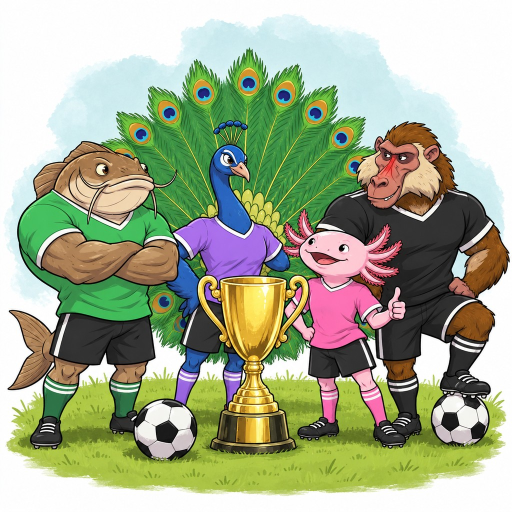
#> input picture site/copa_art.jpg, 1024 x 1024 px (shown at 1/2 size)
$ python og_copa.py
#> lines starting #> are read from the running program, lines starting #| are printed output that depends on the picture; after the words box and inside, x2 and y2 are one past the last pixel; in counts of white or black regions, pixels touching at a corner belong together
"""The SuperCopa countdown, one image per day left: og/copa-<days>.jpg (1200x630: /copa's link preview and the bot's noon
post in the group) and og/story-<days>.jpg (1080x1920 Instagram story).

    python og_copa.py      # deploy.ps1 runs it; needs Pillow on this PC, not on the server

Near-black, Bahnschrift condensed, white + BioFut pink, the 4-colour stripe at the bottom, the four team captains in their shirt colours (copa_art.jpg).
Up to 05/11 the sign-up deadline, after it the four teams in their shirt colours.
ponytail: pre-rendered per day because the server has no Pillow; a day after the last image /copa falls back to og.png.
"""
import functools
import math
from datetime import datetime, timedelta, timezone
from pathlib import Path

from PIL import Image, ImageDraw, ImageFilter, ImageFont

COPA = datetime(2026, 11, 21, 8, 30, tzinfo=timezone(timedelta(hours=-3)))  # same as COPA_DAY in index.html and server.py
CLOSE_N = 16  # days left on 05/11, the form's last day (server.py COPA_CLOSE)
HERE = Path(__file__).parent
OUT = HERE / "og"
S = 2  # drawn at 2x, then scaled down: smooth edges
BG, PANEL, LINE = (12, 13, 12), (20, 22, 20), (44, 47, 44)
INK, MUT, PINK, YEL = (242, 242, 238), (163, 166, 159), (255, 74, 110), (242, 194, 48)
STRIPE = [(255, 74, 110), (240, 96, 96), (242, 194, 48), (72, 0, 120)]  # og.png's
TEAMS = [("Pavões", (176, 120, 255)), ("Bagres", (80, 200, 120)), ("Babuínos", INK), ("Axolotes", (255, 130, 190))]  # shirt colours (preta -> white on black)


# [5 lines left out: function font, not called in this run]


def days_left(now=None):
    return max(0, math.ceil(((COPA - (now or datetime.now(timezone.utc))).total_seconds()) / 86400))


# [24 lines left out: functions spaced, row, teams, not called in this run]


def canvas(w, h, glow_box):
    img = Image.new("RGB", (w * S, h * S), BG)
    glow = Image.new("L", img.size)
    ImageDraw.Draw(glow).ellipse([v * S for v in glow_box], fill=255)
    img = Image.composite(Image.new("RGB", img.size, (70, 14, 32)), img, glow.filter(ImageFilter.GaussianBlur(110 * S)))
    d = ImageDraw.Draw(img)
    for i, c in enumerate(STRIPE):
        d.rectangle([i * w // 4 * S, (h - 14) * S, (i + 1) * w // 4 * S, h * S], fill=c)
    return img, d


def art(img, d, x, y, size):
    a = Image.open(HERE / "copa_art.jpg").convert("RGB").resize((size * S, size * S), Image.LANCZOS)
    mask = Image.new("L", a.size)
    ImageDraw.Draw(mask).rounded_rectangle([0, 0, a.width - 1, a.height - 1], 26 * S, fill=255)
    img.paste(a, (x * S, y * S), mask)
    d.rounded_rectangle([x * S, y * S, (x + size) * S, (y + size) * S], 26 * S, outline=LINE, width=2 * S)


def logo(img, d, x, y, h, anchor="l"):
    lg = Image.open(HERE / "logo.png").convert("RGBA")
    lg = lg.resize((round(lg.width * h * S / lg.height), h * S), Image.LANCZOS)
    f = font(round(h * 0.6))
    w = lg.width + 12 * S + d.textlength("BIOFUT", font=f)
    x0 = x * S - (w / 2 if anchor == "m" else 0)
    img.paste(lg, (round(x0), y * S), lg)
    tx, ty = x0 + lg.width + 12 * S, y * S + h * S * 0.76
    d.text((tx, ty), "BIO", font=f, fill=INK, anchor="ls")
    d.text((tx + d.textlength("BIO", font=f), ty), "FUT", font=f, fill=PINK, anchor="ls")


def render(n):
    """1200x630: the art on the left, the countdown on the right."""
    img, d = canvas(1200, 630, [640, -40, 1190, 660])
#> in canvas, `glow = Image.new("L", img.size)`: glow: PIL image 2400x1260 L; every value is 0
#> in canvas, `ImageDraw.Draw(glow).ellipse([v * S for v in glow_box], fill=255)`:
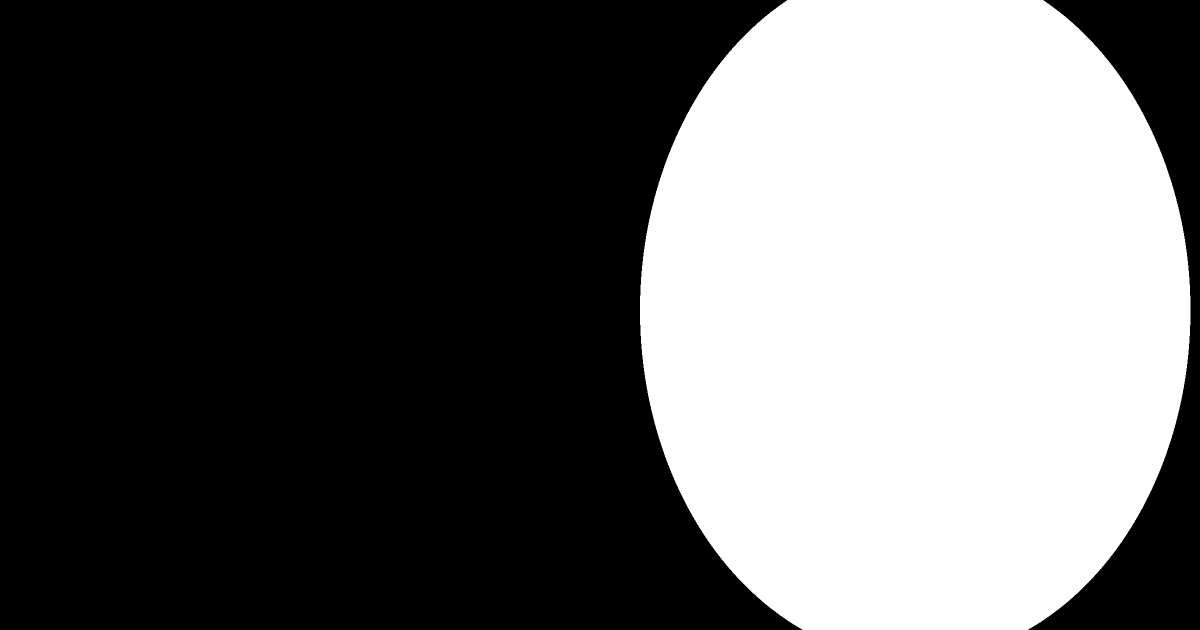
#> glow: PIL image 2400x1260 L (shown at 1/2 size); 38.5% white; 1 white region, box (x1, y1, x2, y2) and area: (1280, 0, 2381, 1260) 1165306
#> in canvas, `img = Image.composite(Image.new("RGB", img.size, (70, 14, 32)), img, g..`:
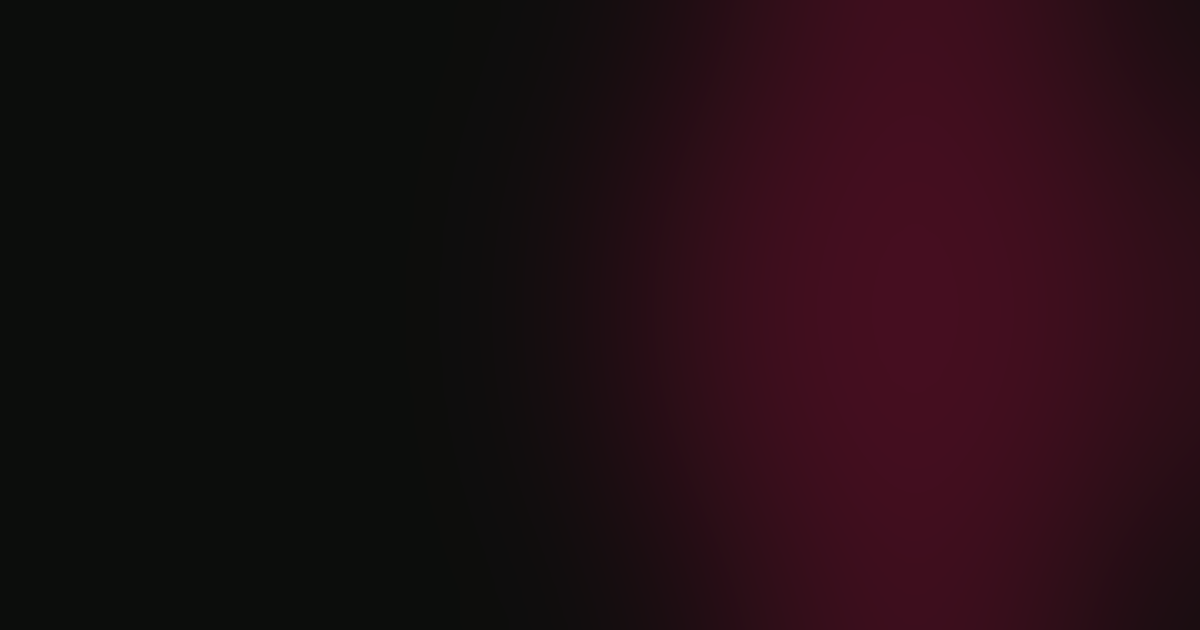
#> img: PIL image 2400x1260 RGB (shown at 1/2 size); mean R, G, B 32.9, 13.4, 19.2
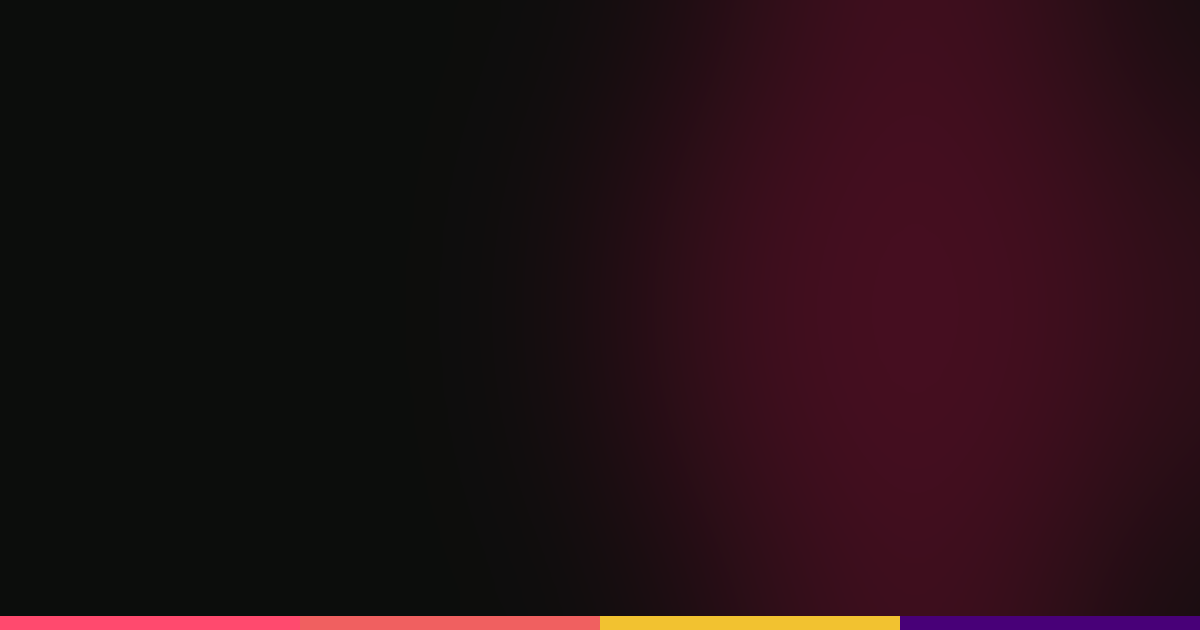
#> img: PIL image 2400x1260 RGB (shown at 1/2 size); mean R, G, B 36.7, 15.1, 20.9
    art(img, d, 36, 36, 544)
#> in art, `a = Image.open(HERE / "copa_art.jpg").convert("RGB").resize((size * S,..`:
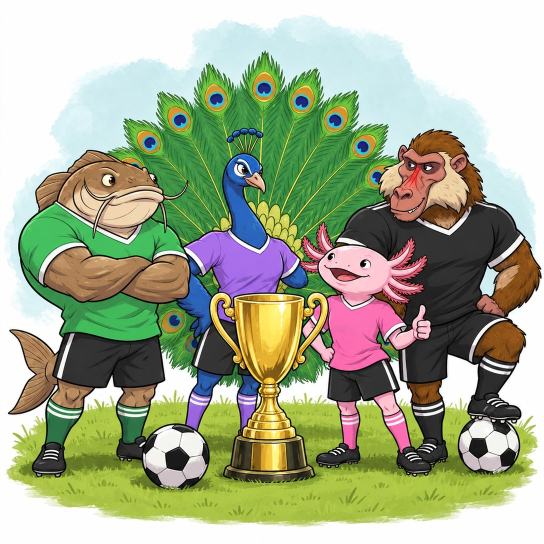
#> a: PIL image 1088x1088 RGB (shown at 1/2 size); mean R, G, B 165.3, 173.1, 144.7
#> in art, `mask = Image.new("L", a.size)`: mask: PIL image 1088x1088 L; every value is 0
#> in art, `ImageDraw.Draw(mask).rounded_rectangle([0, 0, a.width - 1, a.height - ..`:
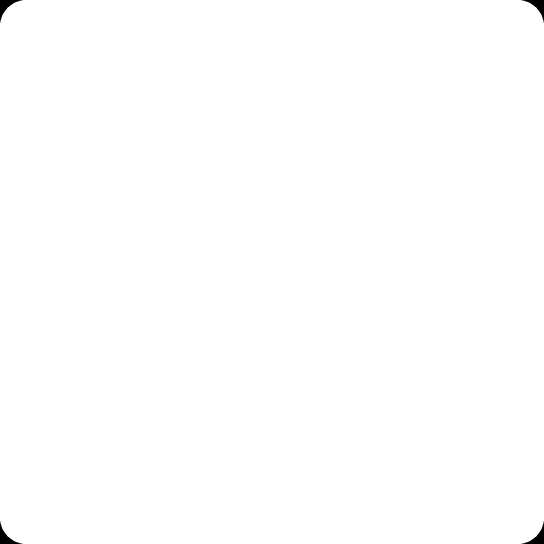
#> mask: PIL image 1088x1088 L (shown at 1/2 size); 99.8% white; 4 black regions, box (x1, y1, x2, y2) and area: (0, 0, 45, 45) 595, (1043, 0, 1088, 45) 595, (0, 1043, 45, 1088) 595, (1043, 1043, 1088, 1088) 595
#> in art, `img.paste(a, (x * S, y * S), mask)`:
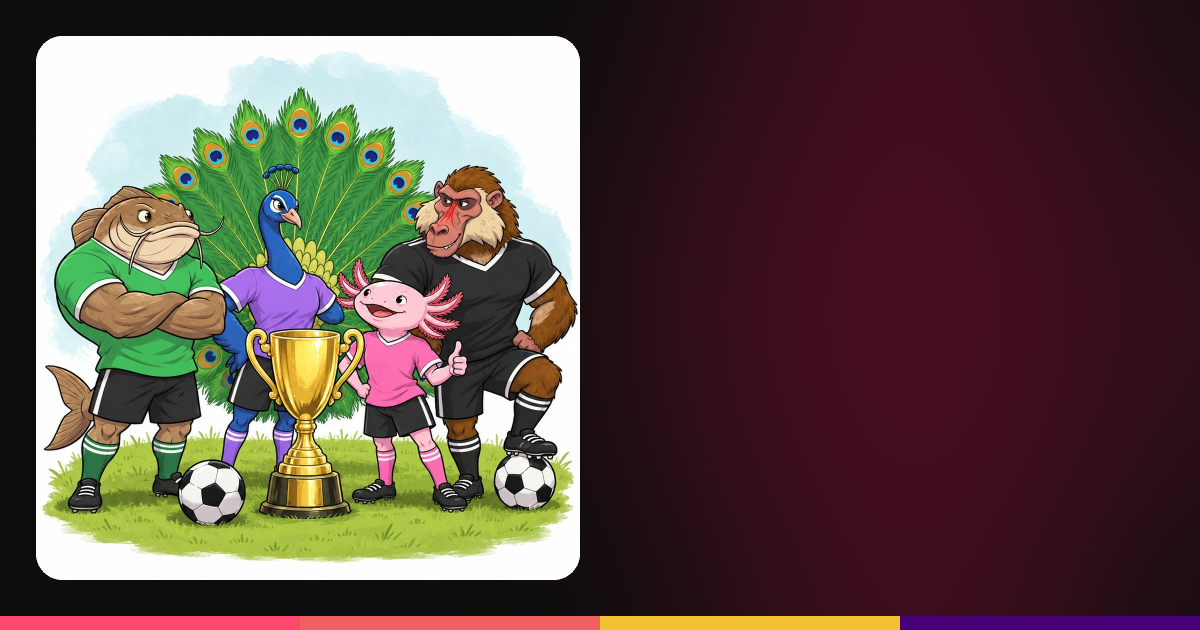
#> img: PIL image 2400x1260 RGB (shown at 1/2 size); mean R, G, B 96, 77.6, 72.5
    x = 628
    logo(img, d, x, 44, 52)
    spaced(d, (x, 146), "5ª COPA BIOFUT", font(26, "SemiBold Condensed"), YEL, 5)
    row(d, (x - 3, 236), [("SUPERCOPA ", font(84), INK), ("2026", font(84), PINK)])
    if n:
        big = font(200)
        d.text((x * S - 6 * S, 452 * S), str(n), font=big, fill=PINK, anchor="ls")
        nx = (x * S + d.textlength(str(n), font=big)) / S + 14
        spaced(d, (nx, 360), "FALTA" if n == 1 else "FALTAM", font(30, "SemiBold Condensed"), MUT, 8)
        d.text((nx * S, 446 * S), "DIA" if n == 1 else "DIAS", font=font(84), fill=INK, anchor="ls")
    else:
        spaced(d, (x, 320), "A COPA É", font(30, "SemiBold Condensed"), MUT, 8)
        d.text((x * S - 6 * S, 452 * S), "HOJE", font=font(150), fill=PINK, anchor="ls")
    d.text((x * S, 508 * S), "Sábado, 21/11 · 8:30 às 14:30", font=font(32, "SemiBold Condensed"), fill=INK, anchor="ls")
    if n >= CLOSE_N:
        d.text((x * S, 556 * S), f"Inscrição até 05/11{' · último dia!' if n == CLOSE_N else ''}", font=font(32), fill=YEL, anchor="ls")
    else:
        teams(d, (x, 556), 27)
    return img.resize((1200, 630), Image.LANCZOS)


# [18 lines left out: function story, not called in this run]


if __name__ == "__main__":
    assert days_left(COPA) == 0 and days_left(COPA - timedelta(hours=1)) == 1 and days_left(COPA - timedelta(days=2)) == 2
    assert days_left(datetime(2026, 11, 5, 12, tzinfo=timezone(timedelta(hours=-3)))) == CLOSE_N
    OUT.mkdir(exist_ok=True)
    for n in range(days_left() + 1):
#> (the run stopped early here; a loop or call above may not have finished)
